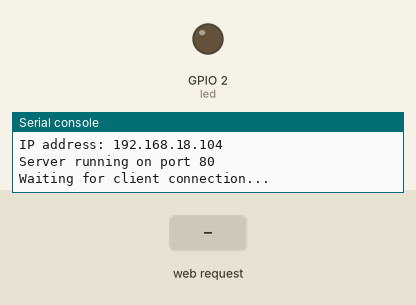
The program below on a simulated ESP32 board running MicroPython. Parts: output pins drawn as LEDs (lit = HIGH), the last lines printed to the serial console. The test bench sets the inputs (shaded band). WiFi joins after 1.5 s.

Above: at 2.7 s.
2.8 s: HTTP request GET /led/on received
At 4.0 s:
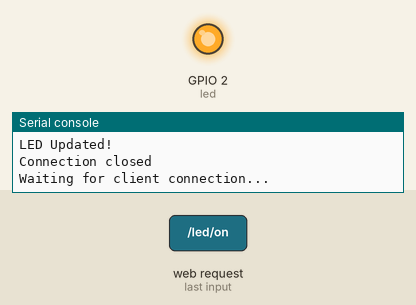
4.3 s: HTTP request GET /led/off received
At 5.3 s:
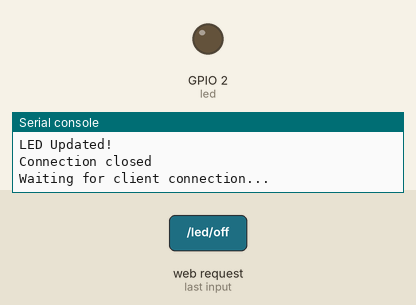
Timing chart, 0 to 7.3 s (numbered marks = the images above; inputs shaded):
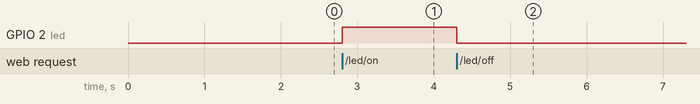

The program:

main.py
```python
import network
from machine import Pin
from socket import socket, AF_INET, SOCK_STREAM
import sys

led = Pin(2, Pin.OUT)
led.value(0)  # Ensure LED is off initially

def connect_wifi(ssid, password):
    wlan = network.WLAN(network.STA_IF)
    wlan.active(True)

    # Set static IP address, subnet mask, and gateway
    ip = '192.168.18.104'         # Set your desired static IP address
    subnet = '255.255.255.0'     # Set your subnet mask
    gateway = '192.168.1.1'      # Set your gateway IP address
    dns = '8.8.8.8'              # Optional: Set DNS server (Google's DNS in this example)

    wlan.ifconfig((ip, subnet, gateway, dns))  # Assign static IP configuration

    wlan.connect(ssid, password)

    while not wlan.isconnected():
        pass

    print('Connected to WiFi')
    print('IP address:', wlan.ifconfig()[0])

def start_server():
    addr = ('', 80)
    s = socket(AF_INET, SOCK_STREAM)
    s.bind(addr)
    s.listen(5)
    print("Server running on port 80")

    try:
        while True:
            print("Waiting for client connection...")
            conn, addr = s.accept()
            print(f"Client connected from {addr}")
            request = conn.recv(1024).decode()
            print(f"Request received: {request}")

            # Check for LED commands
            if '/led/on' in request:
                print("Turning LED ON")
                led.value(1)
            elif '/led/off' in request:
                print("Turning LED OFF")
                led.value(0)

            response = "HTTP/1.1 200 OK\n\nLED Updated!"
            print(f"Sending response: {response}")
            conn.send(response.encode())
            conn.close()
            print("Connection closed")
    except KeyboardInterrupt:
        print("Server stopped.")
        s.close()
        sys.exit()

connect_wifi("Rassi Net3", "*******")
start_server()
```

Measured:
- after the input at 2.8 s, GPIO 2 (led): LOW → HIGH at once
- after the input at 4.3 s, GPIO 2 (led): HIGH → LOW at once
